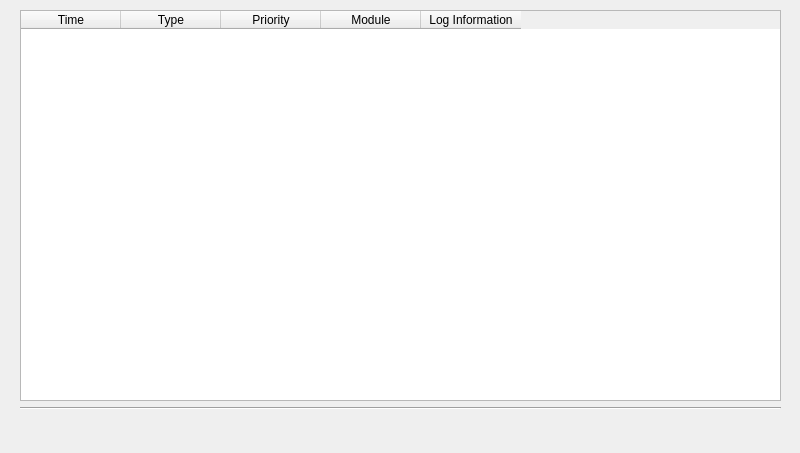
<?xml version="1.0" encoding="UTF-8"?>
<ui version="4.0">
 <class>SystemLogs</class>
 <widget class="QDialog" name="SystemLogs">
  <property name="geometry">
   <rect>
    <x>0</x>
    <y>0</y>
    <width>800</width>
    <height>453</height>
   </rect>
  </property>
  <property name="windowTitle">
   <string>System Logs</string>
  </property>
  <widget class="QPushButton" name="clear_button">
   <property name="geometry">
    <rect>
     <x>370</x>
     <y>460</y>
     <width>113</width>
     <height>32</height>
    </rect>
   </property>
   <property name="text">
    <string>Clear Logs</string>
   </property>
  </widget>
  <widget class="QPushButton" name="close_button">
   <property name="geometry">
    <rect>
     <x>480</x>
     <y>460</y>
     <width>113</width>
     <height>32</height>
    </rect>
   </property>
   <property name="text">
    <string>Close</string>
   </property>
   <property name="shortcut">
    <string>Ctrl+W</string>
   </property>
   <property name="autoDefault">
    <bool>false</bool>
   </property>
   <property name="default">
    <bool>true</bool>
   </property>
   <property name="flat">
    <bool>false</bool>
   </property>
  </widget>
  <widget class="QPushButton" name="export_button">
   <property name="geometry">
    <rect>
     <x>260</x>
     <y>460</y>
     <width>113</width>
     <height>32</height>
    </rect>
   </property>
   <property name="text">
    <string>Export Logs</string>
   </property>
  </widget>
  <widget class="QTableWidget" name="log_table">
   <property name="geometry">
    <rect>
     <x>20</x>
     <y>10</y>
     <width>761</width>
     <height>391</height>
    </rect>
   </property>
   <property name="sizePolicy">
    <sizepolicy hsizetype="Expanding" vsizetype="Expanding">
     <horstretch>0</horstretch>
     <verstretch>0</verstretch>
    </sizepolicy>
   </property>
   <property name="mouseTracking">
    <bool>false</bool>
   </property>
   <property name="sizeAdjustPolicy">
    <enum>QAbstractScrollArea::AdjustIgnored</enum>
   </property>
   <property name="editTriggers">
    <set>QAbstractItemView::NoEditTriggers</set>
   </property>
   <column>
    <property name="text">
     <string>Time</string>
    </property>
   </column>
   <column>
    <property name="text">
     <string>Type</string>
    </property>
   </column>
   <column>
    <property name="text">
     <string>Priority</string>
    </property>
   </column>
   <column>
    <property name="text">
     <string>Module</string>
    </property>
   </column>
   <column>
    <property name="text">
     <string>Log Information</string>
    </property>
   </column>
  </widget>
  <widget class="QPushButton" name="refresh_button">
   <property name="geometry">
    <rect>
     <x>150</x>
     <y>460</y>
     <width>113</width>
     <height>32</height>
    </rect>
   </property>
   <property name="text">
    <string>Refresh</string>
   </property>
  </widget>
  <widget class="QLabel" name="detail_info">
   <property name="geometry">
    <rect>
     <x>20</x>
     <y>410</y>
     <width>761</width>
     <height>31</height>
    </rect>
   </property>
   <property name="text">
    <string/>
   </property>
  </widget>
  <widget class="Line" name="line">
   <property name="geometry">
    <rect>
     <x>20</x>
     <y>400</y>
     <width>761</width>
     <height>16</height>
    </rect>
   </property>
   <property name="sizePolicy">
    <sizepolicy hsizetype="Expanding" vsizetype="Expanding">
     <horstretch>0</horstretch>
     <verstretch>0</verstretch>
    </sizepolicy>
   </property>
   <property name="orientation">
    <enum>Qt::Horizontal</enum>
   </property>
  </widget>
 </widget>
 <resources/>
 <connections/>
</ui>
